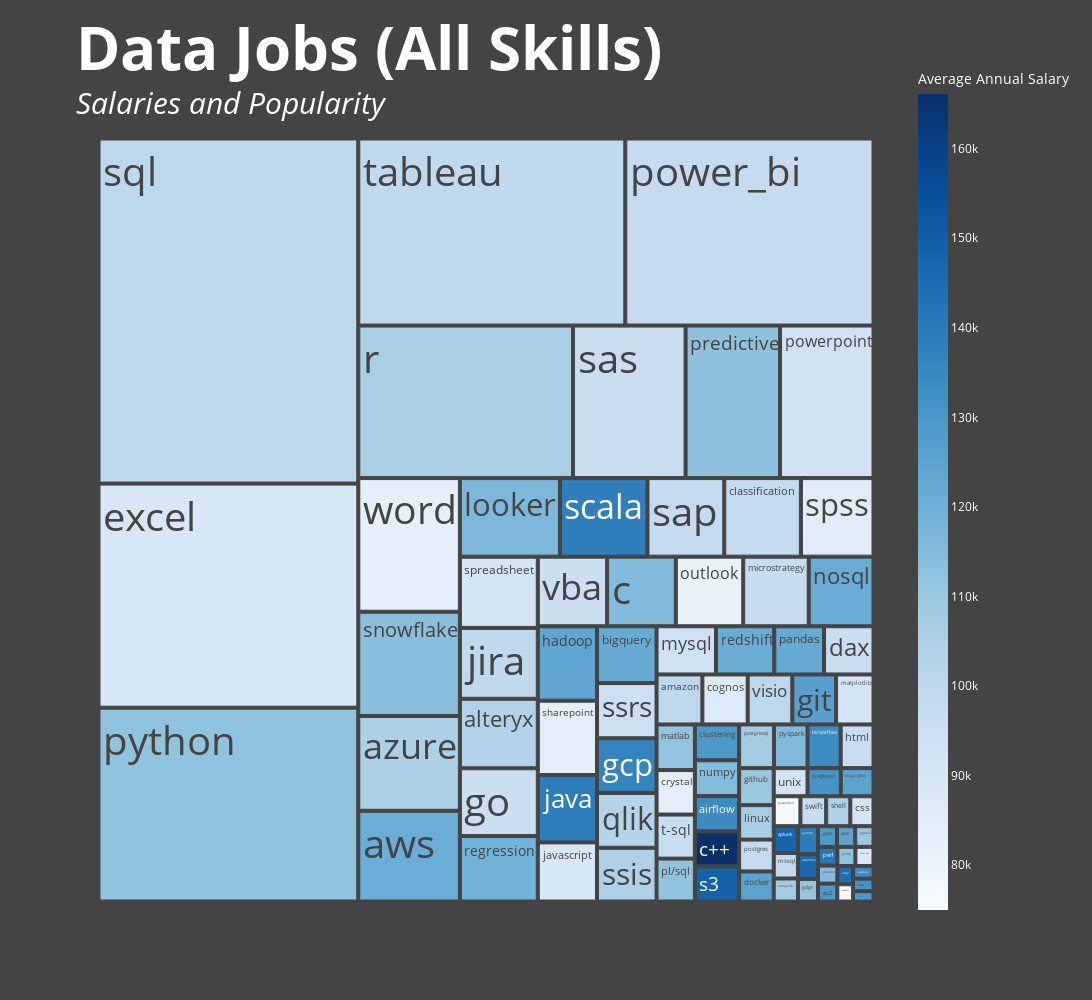

The cell this chart's notebook holds for it:
### Code cell
import plotly.express as px

fig = px.treemap(top_skills_df, path=['skill'], values='frequency (%)',
                  color='avg_yearly_salary', color_continuous_scale='Blues')

fig.update_traces(textfont_size=40,
                  hovertemplate='''
<b>Skill:</b> %{label} <br> \
<b>Frequency:</b> %{value}% <br> \
<b>Average Salary:</b> $%{color}<extra></extra>''',
                hoverlabel=dict(font_size=20))

fig.update_layout(
    title_text="<b style='font-size: 60px;'>Data Jobs (All Skills)</b><br><br><i style='font-size: 30px;'>Salaries and Popularity</i>", 
    title_x=0.07, 
    title_y=0.93,
    font_color="white",
    paper_bgcolor="#444444", 
    coloraxis_colorbar=dict(title="Average Annual Salary"),
    width=1600,
    height=1000
)

fig.show()

### Figure 1 — Plotly figure (JSON) as saved in the notebook; plotly's stock layout.template omitted (floating-point values rounded to 4 significant figures)
{"data": [{"branchvalues": "total", "customdata": [[133894], [103800.0], [100380], [146800], [114753], [133567], [120791], [105316], [125000], [121700.0], [129333], [115335], [166101], [97956], [128900.0], [86761], [83935], [90957], [95680.0], [125200.0], [129512], [89299], [136929], [111000], [110333], [126500.0], [110002], [129200.0], [95009], [124200.0], [96345], [139171], [89342], [99361], [106994], [116513], [111527], [90700], [97380.0], [107975], [98929], [93585], [121366], [115059], [81301], [122369], [141533], [130953], [111846], [112500], [97765], [107674], [97628], [93066], [75916], [130528], [112623], [115586], [112188], [139529], [102797], [106083], [121130], [118689], [143897], [148660], [97934], [95870.0], [138344], [75000], [84318], [104444], [113799], [147500], [91370], [85670], [100300.0], [104534], [94485], [97041], [96202], [99178], [133693], [88514], [91380], [95253], [100400.0], [124600.0], [83830]], "domain": {"x": [0, 1], "y": [0, 1]}, "hoverlabel": {"font": {"size": 20}}, "hovertemplate": "\n<b>Skill:</b> %{label} <br> <b>Frequency:</b> %{value}% <br> <b>Average Salary:</b> $%{color}<extra></extra>", "ids": ["airflow", "alteryx", "amazon", "assembly", "atlassian", "aurora", "aws", "azure", "bash", "bigquery", "bitbucket", "c", "c++", "classification", "clustering", "cognos", "crystal", "css", "dax", "docker", "ec2", "excel", "gcp", "gdpr", "ggplot2", "git", "github", "gitlab", "go", "hadoop", "html", "java", "javascript", "jira", "linux", "looker", "matlab", "matplotlib", "microstrategy", "mongodb", "mssql", "mysql", "nosql", "numpy", "outlook", "pandas", "perl", "php", "pl/sql", "plotly", "postgres", "postgresql", "power_bi", "powerpoint", "powershell", "prediction", "predictive", "pyspark", "python", "pytorch", "qlik", "r", "redshift", "regression", "ruby", "s3", "sap", "sas", "scala", "seaborn", "sharepoint", "shell", "snowflake", "splunk", "spreadsheet", "spss", "sql", "ssis", "ssrs", "swift", "t-sql", "tableau", "tensorflow", "terminal", "unix", "vba", "visio", "visual_basic", "word"], "labels": ["airflow", "alteryx", "amazon", "assembly", "atlassian", "aurora", "aws", "azure", "bash", "bigquery", "bitbucket", "c", "c++", "classification", "clustering", "cognos", "crystal", "css", "dax", "docker", "ec2", "excel", "gcp", "gdpr", "ggplot2", "git", "github", "gitlab", "go", "hadoop", "html", "java", "javascript", "jira", "linux", "looker", "matlab", "matplotlib", "microstrategy", "mongodb", "mssql", "mysql", "nosql", "numpy", "outlook", "pandas", "perl", "php", "pl/sql", "plotly", "postgres", "postgresql", "power_bi", "powerpoint", "powershell", "prediction", "predictive", "pyspark", "python", "pytorch", "qlik", "r", "redshift", "regression", "ruby", "s3", "sap", "sas", "scala", "seaborn", "sharepoint", "shell", "snowflake", "splunk", "spreadsheet", "spss", "sql", "ssis", "ssrs", "swift", "t-sql", "tableau", "tensorflow", "terminal", "unix", "vba", "visio", "visual_basic", "word"], "marker": {"coloraxis": "coloraxis", "colors": [133894, 103800.0, 100380, 146800, 114753, 133567, 120791, 105316, 125000, 121700.0, 129333, 115335, 166101, 97956, 128900.0, 86761, 83935, 90957, 95680.0, 125200.0, 129512, 89299, 136929, 111000, 110333, 126500.0, 110002, 129200.0, 95009, 124200.0, 96345, 139171, 89342, 99361, 106994, 116513, 111527, 90700, 97380.0, 107975, 98929, 93585, 121366, 115059, 81301, 122369, 141533, 130953, 111846, 112500, 97765, 107674, 97628, 93066, 75916, 130528, 112623, 115586, 112188, 139529, 102797, 106083, 121130, 118689, 143897, 148660, 97934, 95870.0, 138344, 75000, 84318, 104444, 113799, 147500, 91370, 85670, 100300.0, 104534, 94485, 97041, 96202, 99178, 133693, 88514, 91380, 95253, 100400.0, 124600.0, 83830]}, "name": "", "parents": ["", "", "", "", "", "", "", "", "", "", "", "", "", "", "", "", "", "", "", "", "", "", "", "", "", "", "", "", "", "", "", "", "", "", "", "", "", "", "", "", "", "", "", "", "", "", "", "", "", "", "", "", "", "", "", "", "", "", "", "", "", "", "", "", "", "", "", "", "", "", "", "", "", "", "", "", "", "", "", "", "", "", "", "", "", "", "", "", ""], "textfont": {"size": 40}, "type": "treemap", "values": [1.03, 3.59, 1.52, 0.33, 0.23, 0.17, 6.11, 6.38, 0.25, 2.24, 0.14, 3.17, 1.03, 3.99, 1.05, 1.5, 1.13, 0.46, 1.58, 0.69, 0.23, 38.58, 2.16, 0.3, 0.25, 1.45, 0.85, 0.26, 3.5, 2.92, 0.95, 2.64, 2.32, 3.66, 0.79, 5.21, 1.16, 1.24, 3.02, 0.37, 0.41, 1.9, 2.99, 1.05, 3.11, 1.59, 0.24, 0.17, 1.09, 0.23, 0.73, 1.01, 30.77, 9.45, 0.53, 0.62, 9.55, 0.97, 33.38, 0.37, 2.16, 21.71, 1.86, 3.38, 0.19, 1.03, 4, 11.38, 4.56, 0.18, 2.92, 0.48, 7.02, 0.43, 3.68, 3.78, 59.42, 2.12, 2.18, 0.51, 1.12, 33.1, 0.96, 0.23, 0.63, 3.2, 1.48, 0.61, 9]}], "layout": {"coloraxis": {"colorbar": {"title": {"text": "Average Annual Salary"}}, "colorscale": [[0, "rgb(247,251,255)"], [0.125, "rgb(222,235,247)"], [0.25, "rgb(198,219,239)"], [0.375, "rgb(158,202,225)"], [0.5, "rgb(107,174,214)"], [0.625, "rgb(66,146,198)"], [0.75, "rgb(33,113,181)"], [0.875, "rgb(8,81,156)"], [1, "rgb(8,48,107)"]]}, "font": {"color": "white"}, "height": 1000, "legend": {"tracegroupgap": 0}, "margin": {"t": 60}, "paper_bgcolor": "#444444", "title": {"text": "<b style='font-size: 60px;'>Data Jobs (All Skills)</b><br><br><i style='font-size: 30px;'>Salaries and Popularity</i>", "x": 0.07, "y": 0.93}, "width": 1600}}
